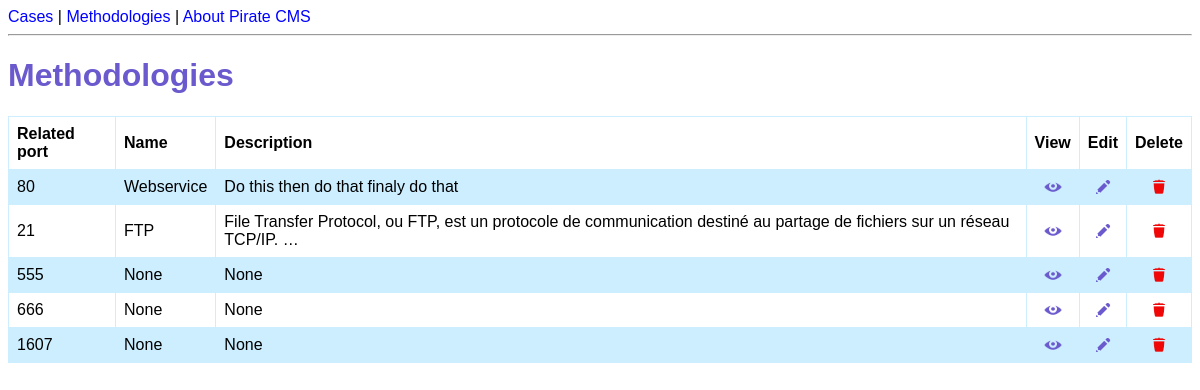
The page /methodologies/ on the database as committed earlier.
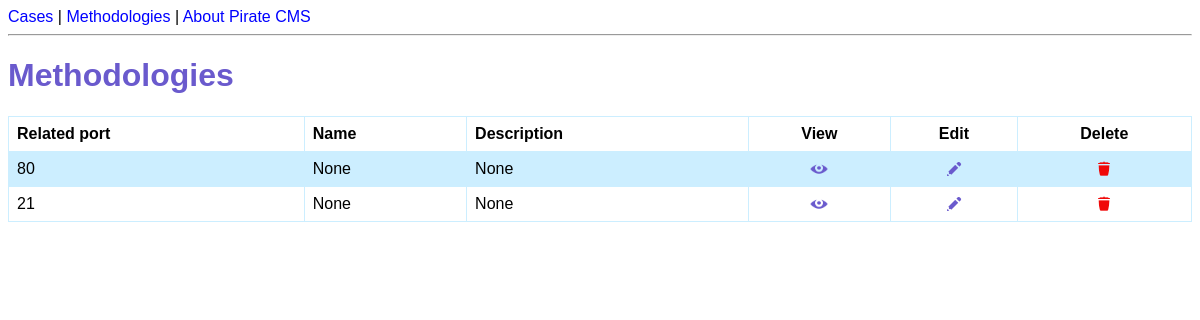
The same page on the database as committed later.
### cms/models.py (models this page shows, shortened)
class Methodology(models.Model):
    related_port = models.fields.IntegerField(null=True, validators=[MaxValueValidator(65535)])
    name = models.fields.CharField(max_length=250, null=True, blank=True)
    description = models.fields.CharField(max_length=20000, null=True, blank=True)

### cms/views.py (the view)
# urls.py: path('methodologies/', views.methodologies_list, name='methodologies-list'),
def methodologies_list(request):
    methodologies = Methodology.objects.all()
    return render(request, 'cms/methodologies.html', {'methodologies': methodologies})

### cms/templates/cms/methodologies.html (shortened to what this page needs)
{% extends 'cms/base.html' %}
{% load static %}
{% block content %}
<h1>Methodologies</h1>
<table>
    <tr>
        <th>Related port</th>
        <th>Name</th>
        <th>Description</th>
        <th style="text-align: center;">View</th>
        <th style="text-align: center;">Edit</th>
        <th style="text-align: center;"> Delete</th>
    </tr>
    {% for methodology in methodologies %}
    <tr>
        <td>{{ methodology.related_port|upper }}</td>
        <td>{{ methodology.name }}</td>
        <td>{{ methodology.description|truncatechars:120 }}</td>
        <td style="text-align: center;">
            <a href="{% url 'methodology-detail' methodology.id %}"">
                <img  src="{% static 'cms/view_icon.png' %}" width="18" height="18" title="View details">
            </a>
        </td>
        <td style="text-align: center;">
            <a href="{% url 'update-methodology' methodology.id %}">
                <img src="{% static 'cms/edit_icon.png' %}" width="18" height="18" title="Edit">
            </a>
        </td>
        <td style="text-align: center;">
            <a href="{% url 'delete-methodology' methodology.id %}">
                <img src="{% static 'cms/delete_icon.png' %}" width="18" height="18" title="Delete">
            </a>
        </td>
    </tr>
    {% endfor %}
</table>
{% endblock %}

### cms/templates/cms/base.html (shortened to what this page needs)
{% load static %}
<html>
    <head>
        <link rel="stylesheet" href="{% static 'cms/styles.css' %}">
    </head>
    <body>
        <nav>
            <a href="{% url 'cases-list' %}">Cases</a> |
            <a href="{% url 'methodologies-list' %}">Methodologies</a> |
            <a href="{% url 'welcome' %}">About Pirate CMS</a>
        </nav>
        <hr>
        {% block content %}{% endblock %}
    </body>
</html>

### cms/static/cms/styles.css (style rules this page uses)
* { font-family: Helvetica; }
h1 { color: slateblue; }
a { text-decoration: none; color: blue; }
table { width: 100%; border-collapse: collapse; }
td, th { border: 1px solid #cceeff; text-align: left; padding: 8px; }
tr:nth-child(even) { background-color: #cceeff; }
hr { color: slateblue; }

Rows that differ between the two databases and show on the page:
removed Methodology: related_port "80", name "Webservice", description "Do this then do that finaly do that"
removed Methodology: related_port "21", name "FTP", description "File Transfer Protocol, ou FTP, est un protocole de communication destiné au partage de fichiers sur un réseau TCP/IP. …"
removed Methodology: related_port "555", name "None", description "None"
removed Methodology: related_port "666", name "None", description "None"
removed Methodology: related_port "1607", name "None", description "None"
added Methodology: related_port "80", name "None", description "None"
added Methodology: related_port "21", name "None", description "None"
